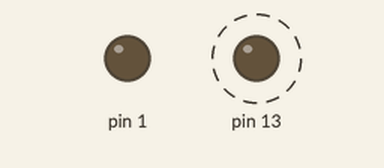
A sketch run on a simulated Arduino Uno, built with avr-gcc and run on an emulated ATmega328P. Parts: output pins drawn as LEDs (lit = HIGH). Dashed ring = blinking.

Above: at 25.65 s.
At 54.15 s:
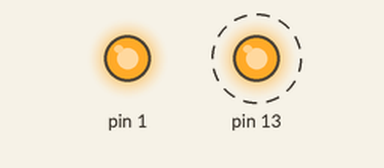
Timing chart, 0 to 58.9 s (numbered marks = the images above):
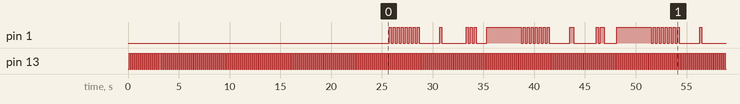

Measured:
- by itself, pin 1: moves between LOW and HIGH, repeating every 25.6 s
- by itself, pin 13: alternates HIGH for 0.10 s and LOW for 0.10 s

The sketch:

TestCampusController.ino
```cpp
int size = 64;
int dtime = 100;

void setup() {
  // put your setup code here, to run once:

  pinMode(13, OUTPUT);
  pinMode(1, OUTPUT);

  digitalWrite(1, LOW);
  for (int i = 0; i < 128; i++) {
    delay(dtime);
    digitalWrite(13, HIGH); // Rising CLock edge
    delay(dtime);
    digitalWrite(13, LOW); // END CLOCK
  }
}


// 2 classroom per building schema

//                 New                             New                             New                             New
int stringA[64] = {1,0,1,0,1,0,1,0,1,0,1,0,1,0,1,0,0,0,0,0,0,0,0,0,0,1,0,0,0,0,0,0,0,0,0,0,0,0,1,0,1,0,1,0,0,0,0,0,1,1,1,1,1,1,1,1,1,1,1,1,1,1,1,1};
int stringB[64] = {1,0,1,0,1,0,1,0,1,0,1,0,1,0,1,0,0,0,0,0,0,0,0,0,0,1,1,0,0,0,0,0,0,0,0,0,0,0,1,0,1,1,0,0,0,0,0,0,1,1,1,1,1,1,1,1,1,1,1,1,1,1,1,1};
void loop() {

  for (int i = 0; i < size; i++) {
    // Add some delay:
    delay(dtime);
    digitalWrite(13, HIGH); // Rising CLock edge
    if (stringA[i] == 1) { // write high
      digitalWrite(1, HIGH);
    } else {
      digitalWrite(1, LOW);
    }
    delay(dtime);
    digitalWrite(13, LOW); // END CLOCK
  }

    for (int i = 0; i < size; i++) {
    // Add some delay:
    delay(dtime);
    digitalWrite(13, HIGH); // Rising CLock edge
    if (stringB[i] == 1) { // write high
      digitalWrite(1, HIGH);
    } else {
      digitalWrite(1, LOW);
    }
    delay(dtime);
    digitalWrite(13, LOW); // END CLOCK
  }
  // put your main code here, to run repeatedly:
//
//  digitalWrite(13, HIGH);
//  delay(1000);
//  digitalWrite(13, LOW);
//  delay(1000);


}
```
